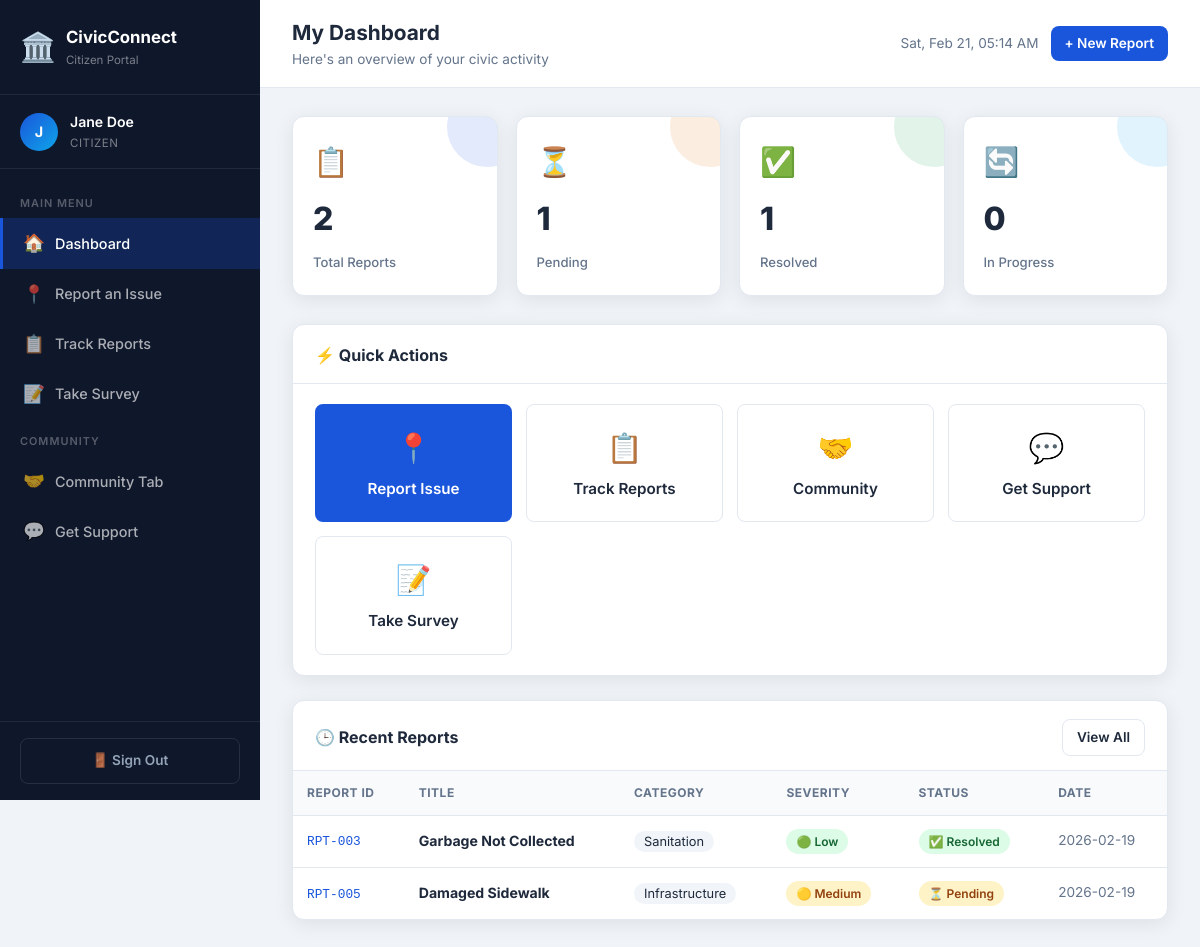
/citizen/dashboard (signed in), run on the app's committed database.
### tables this page shows
CREATE TABLE reports (
            id INTEGER PRIMARY KEY AUTOINCREMENT,
            report_id TEXT UNIQUE NOT NULL,
            user_id INTEGER NOT NULL,
            title TEXT NOT NULL,
            category TEXT NOT NULL,
            description TEXT NOT NULL,
            location_address TEXT,
            latitude REAL,
            longitude REAL,
            image_path TEXT,
            status TEXT DEFAULT 'Pending',
            severity TEXT DEFAULT 'Medium',
            admin_notes TEXT,
            label TEXT,
            created_at TIMESTAMP DEFAULT CURRENT_TIMESTAMP,
            updated_at TIMESTAMP DEFAULT CURRENT_TIMESTAMP, image_hash TEXT, source TEXT DEFAULT 'citizen', satellite_confirmed INTEGER DEFAULT 0, satellite_scan_id INTEGER,
            FOREIGN KEY (user_id) REFERENCES users(id)
        );

### app.py (the view)
@app.route('/citizen/dashboard')
@citizen_required
def citizen_dashboard():
    db = get_db()
    reports = db.execute('SELECT * FROM reports WHERE user_id=? ORDER BY created_at DESC LIMIT 5',
                         (session['user_id'],)).fetchall()
    total   = db.execute('SELECT COUNT(*) FROM reports WHERE user_id=?', (session['user_id'],)).fetchone()[0]
    pending = db.execute("SELECT COUNT(*) FROM reports WHERE user_id=? AND status='Pending'", (session['user_id'],)).fetchone()[0]
    resolved= db.execute("SELECT COUNT(*) FROM reports WHERE user_id=? AND status='Resolved'", (session['user_id'],)).fetchone()[0]
    db.close()
    return render_template('citizen/dashboard.html', reports=reports, total=total, pending=pending, resolved=resolved)

### app.py (called while the page is built)
def get_db():
    db = sqlite3.connect('civic_connect.db')
    db.row_factory = sqlite3.Row
    return db

def citizen_required(f):
    @wraps(f)
    def decorated(*args, **kwargs):
        if 'user_id' not in session or session.get('role') != 'citizen':
            return redirect(url_for('login'))
        return f(*args, **kwargs)
    return decorated

### templates/citizen/dashboard.html (shortened to what this page needs)
{% extends "citizen/base_citizen.html" %}
{% block page_title %}My Dashboard{% endblock %}
{% block page_sub %}Here's an overview of your civic activity{% endblock %}
{% block content %}
<div class="stats-grid">
  <div class="stat-card blue"><div class="stat-icon">📋</div><div class="stat-val">{{ total }}</div><div class="stat-label">Total Reports</div></div>
  <div class="stat-card orange"><div class="stat-icon">⏳</div><div class="stat-val">{{ pending }}</div><div class="stat-label">Pending</div></div>
  <div class="stat-card green"><div class="stat-icon">✅</div><div class="stat-val">{{ resolved }}</div><div class="stat-label">Resolved</div></div>
  <div class="stat-card cyan"><div class="stat-icon">🔄</div><div class="stat-val">{{ total - pending - resolved }}</div><div class="stat-label">In Progress</div></div>
</div>
<div class="card mb-6">
  <div class="card-header"><div class="card-title">⚡ Quick Actions</div></div>
  <div class="card-body">
    <div style="display:grid;grid-template-columns:repeat(auto-fit,minmax(180px,1fr));gap:14px">
      <a href="{{ url_for('report_issue') }}" class="btn btn-primary" style="flex-direction:column;gap:6px;padding:20px"><span style="font-size:1.8rem">📍</span><span>Report Issue</span></a>
      <a href="{{ url_for('track_reports') }}" class="btn btn-outline" style="flex-direction:column;gap:6px;padding:20px"><span style="font-size:1.8rem">📋</span><span>Track Reports</span></a>
      <a href="{{ url_for('community') }}" class="btn btn-outline" style="flex-direction:column;gap:6px;padding:20px"><span style="font-size:1.8rem">🤝</span><span>Community</span></a>
      <a href="{{ url_for('get_support') }}" class="btn btn-outline" style="flex-direction:column;gap:6px;padding:20px"><span style="font-size:1.8rem">💬</span><span>Get Support</span></a>
      <a href="{{ url_for('survey') }}" class="btn btn-outline" style="flex-direction:column;gap:6px;padding:20px"><span style="font-size:1.8rem">📝</span><span>Take Survey</span></a>
    </div>
  </div>
</div>
<div class="card">
  <div class="card-header"><div class="card-title">🕒 Recent Reports</div><a href="{{ url_for('track_reports') }}" class="btn btn-outline btn-sm">View All</a></div>
  <div class="card-body" style="padding:0">
    {% if reports %}
    <div class="table-wrap">
      <table>
        <thead><tr><th>Report ID</th><th>Title</th><th>Category</th><th>Severity</th><th>Status</th><th>Date</th></tr></thead>
        <tbody>
          {% for r in reports %}
          <tr>
            <td><code style="font-size:.8rem;color:#1a56db">{{ r['report_id'] }}</code></td>
            <td><strong>{{ r['title'] }}</strong></td>
            <td><span style="background:#f1f5f9;padding:3px 10px;border-radius:99px;font-size:.8rem">{{ r['category'] }}</span></td>
            <td>{% set sev=r['severity'] %}<span class="badge badge-{{ sev.lower() }}">{% if sev=='Critical' %}🔴{% elif sev=='High' %}🟠{% elif sev=='Medium' %}🟡{% else %}🟢{% endif %} {{ sev }}</span></td>
            <td>{% set st=r['status'] %}<span class="badge badge-{{ 'progress' if st=='In Progress' else st.lower() }}">{% if st=='Pending' %}⏳{% elif st=='In Progress' %}🔄{% elif st=='Resolved' %}✅{% else %}❌{% endif %} {{ st }}</span></td>
            <td class="text-muted text-sm">{{ r['created_at'][:10] }}</td>
          </tr>
          {% endfor %}
        </tbody>
      </table>
    </div>
    {% endif %}
  </div>
</div>
{% endblock %}

### static/css/style.css (style rules this page uses)
:root { --primary: #1a56db; --primary-d: #1340b0; --accent: #0ea5e9; --success: #16a34a; --warning: #d97706; --danger: #dc2626; --info: #0891b2; --bg: #f0f4f8; --sidebar: #0f172a; --sidebar-w: 260px; --card: #ffffff; --text: #1e293b; --text-muted:#64748b; --border: #e2e8f0; --radius: 12px; --shadow: 0 4px 20px rgba(0,0,0,.08); --transition:.25s ease; }
* { box-sizing: border-box; margin: 0; padding: 0; }
body { font-family: 'Inter', 'Segoe UI', system-ui, sans-serif; background: var(--bg); color: var(--text); line-height: 1.6; }
.btn { display: inline-flex; align-items: center; justify-content: center; gap: 8px; padding: 11px 22px; border-radius: 8px; border: none; cursor: pointer; font-weight: 600; font-size: .95rem; transition: var(--transition); text-decoration: none; }
.btn-primary { background: var(--primary); color: #fff; }
.btn-outline { background: transparent; border: 1.5px solid var(--border); color: var(--text); }
.btn-sm { padding: 7px 14px; font-size: .85rem; }
.card { background: var(--card); border-radius: var(--radius); box-shadow: var(--shadow); border: 1px solid var(--border); }
.card-header { padding: 18px 22px 14px; border-bottom: 1px solid var(--border); display: flex; align-items: center; justify-content: space-between; }
.card-title { font-size: 1rem; font-weight: 700; display: flex; align-items: center; gap: 8px; }
.card-body { padding: 20px 22px; }
.stats-grid { display: grid; grid-template-columns: repeat(auto-fit, minmax(160px, 1fr)); gap: 18px; margin-bottom: 28px; }
.stat-card { background: var(--card); border-radius: var(--radius); padding: 22px 20px; box-shadow: var(--shadow); border: 1px solid var(--border); display: flex; flex-direction: column; gap: 8px; position: relative; overflow: hidden; }
.stat-card::after { content: ''; position: absolute; top: 0; right: 0; width: 80px; height: 80px; border-radius: 50%; transform: translate(30px,-30px); }
.stat-card.blue::after { background: rgba(26,86,219,.12); }
.stat-card.green::after { background: rgba(22,163,74,.12); }
.stat-card.orange::after { background: rgba(217,119,6,.12); }
.stat-card.cyan::after { background: rgba(14,165,233,.12); }
.stat-icon { font-size: 1.8rem; }
.stat-val { font-size: 2rem; font-weight: 800; }
.stat-label { font-size: .82rem; color: var(--text-muted); font-weight: 500; }
.badge { display: inline-flex; align-items: center; padding: 3px 10px; border-radius: 99px; font-size: .75rem; font-weight: 600; gap: 4px; }
.badge-pending { background: #fef3c7; color: #92400e; }
.badge-resolved { background: #dcfce7; color: #166534; }
.badge-medium { background: #fef3c7; color: #92400e; }
.badge-low { background: #dcfce7; color: #166534; }
.table-wrap { overflow-x: auto; }
table { width: 100%; border-collapse: collapse; font-size: .88rem; }
thead th { padding: 12px 14px; text-align: left; font-size: .75rem; text-transform: uppercase; letter-spacing: .5px; color: var(--text-muted); border-bottom: 1px solid var(--border); background: #f8fafc; }
tbody td { padding: 13px 14px; border-bottom: 1px solid var(--border); vertical-align: middle; }
tbody tr:last-child td { border-bottom: none; }
.mb-6 { margin-bottom: 24px; }
.text-muted { color: var(--text-muted); }
.text-sm { font-size: .85rem; }

### data on the page
reports: report_id "RPT-003", title "Garbage Not Collected", category "Sanitation", severity "Low", status "Resolved", created_at "2026-02-19"
reports: report_id "RPT-005", title "Damaged Sidewalk", category "Infrastructure", severity "Medium", status "Pending", created_at "2026-02-19"

### other printed values
{{ session.full_name[0].upper() if session.full_name else 'C' }} "J"
{{ session.full_name or session.username }} "Jane Doe"
{{ total }} "2"
{{ pending }} "1"
{{ resolved }} "1"
{{ total - pending - resolved }} "0"
